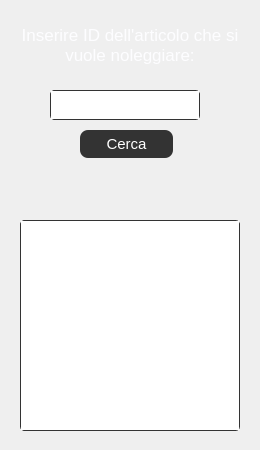
<?xml version="1.0" encoding="UTF-8"?>
<ui version="4.0">
 <class>cercaPerIDDialog</class>
 <widget class="QDialog" name="cercaPerIDDialog">
  <property name="geometry">
   <rect>
    <x>0</x>
    <y>0</y>
    <width>260</width>
    <height>450</height>
   </rect>
  </property>
  <property name="windowTitle">
   <string>LibreriaDigitale</string>
  </property>
  <widget class="QLabel" name="cercaIDlabel">
   <property name="geometry">
    <rect>
     <x>0</x>
     <y>10</y>
     <width>260</width>
     <height>71</height>
    </rect>
   </property>
   <property name="styleSheet">
    <string notr="true">*{
color: #fdfdff;
font-family: &quot;Garamond&quot;;
font-size: 13pt;
}</string>
   </property>
   <property name="text">
    <string>&lt;html&gt;&lt;head/&gt;&lt;body&gt;&lt;p&gt;&lt;span style=&quot; color:#fdfdff;&quot;&gt;Inserire ID dell'articolo che si vuole noleggiare:&lt;/span&gt;&lt;/p&gt;&lt;/body&gt;&lt;/html&gt;</string>
   </property>
   <property name="alignment">
    <set>Qt::AlignCenter</set>
   </property>
   <property name="wordWrap">
    <bool>true</bool>
   </property>
  </widget>
  <widget class="QPlainTextEdit" name="cercaIDTextEdit">
   <property name="geometry">
    <rect>
     <x>50</x>
     <y>90</y>
     <width>150</width>
     <height>30</height>
    </rect>
   </property>
   <property name="styleSheet">
    <string notr="true">*{
color: #fdfdff;
border: 1px solid #333333;
font-family: &quot;Garamond&quot;;
border-radius: 4px;
font-size: 12pt;
}</string>
   </property>
   <property name="verticalScrollBarPolicy">
    <enum>Qt::ScrollBarAlwaysOff</enum>
   </property>
  </widget>
  <widget class="QPushButton" name="cercaIDButton">
   <property name="geometry">
    <rect>
     <x>80</x>
     <y>130</y>
     <width>93</width>
     <height>28</height>
    </rect>
   </property>
   <property name="styleSheet">
    <string notr="true">*{
border-radius: 8px;
background-color:#333333; 
border: none;
color: white;
padding: 2px;
text-align: center;
font-size: 15px;
font-family: &quot;Garamond&quot;;
}

:hover {
background-color: #676767;
}

:pressed{
border: 1px solid #E0E2E2;
}</string>
   </property>
   <property name="text">
    <string>Cerca</string>
   </property>
  </widget>
  <widget class="QPlainTextEdit" name="cercaIDEdit">
   <property name="geometry">
    <rect>
     <x>20</x>
     <y>220</y>
     <width>220</width>
     <height>211</height>
    </rect>
   </property>
   <property name="styleSheet">
    <string notr="true">*{
color: #fdfdff;
border: 1px solid #333333;
font-family: &quot;Garamond&quot;;
border-radius: 4px;
font-size: 10pt;
}</string>
   </property>
   <property name="readOnly">
    <bool>true</bool>
   </property>
  </widget>
  <widget class="QLabel" name="cercaIDErrorLabel">
   <property name="geometry">
    <rect>
     <x>0</x>
     <y>170</y>
     <width>260</width>
     <height>41</height>
    </rect>
   </property>
   <property name="text">
    <string/>
   </property>
   <property name="alignment">
    <set>Qt::AlignCenter</set>
   </property>
   <property name="wordWrap">
    <bool>true</bool>
   </property>
  </widget>
 </widget>
 <resources/>
 <connections/>
</ui>
